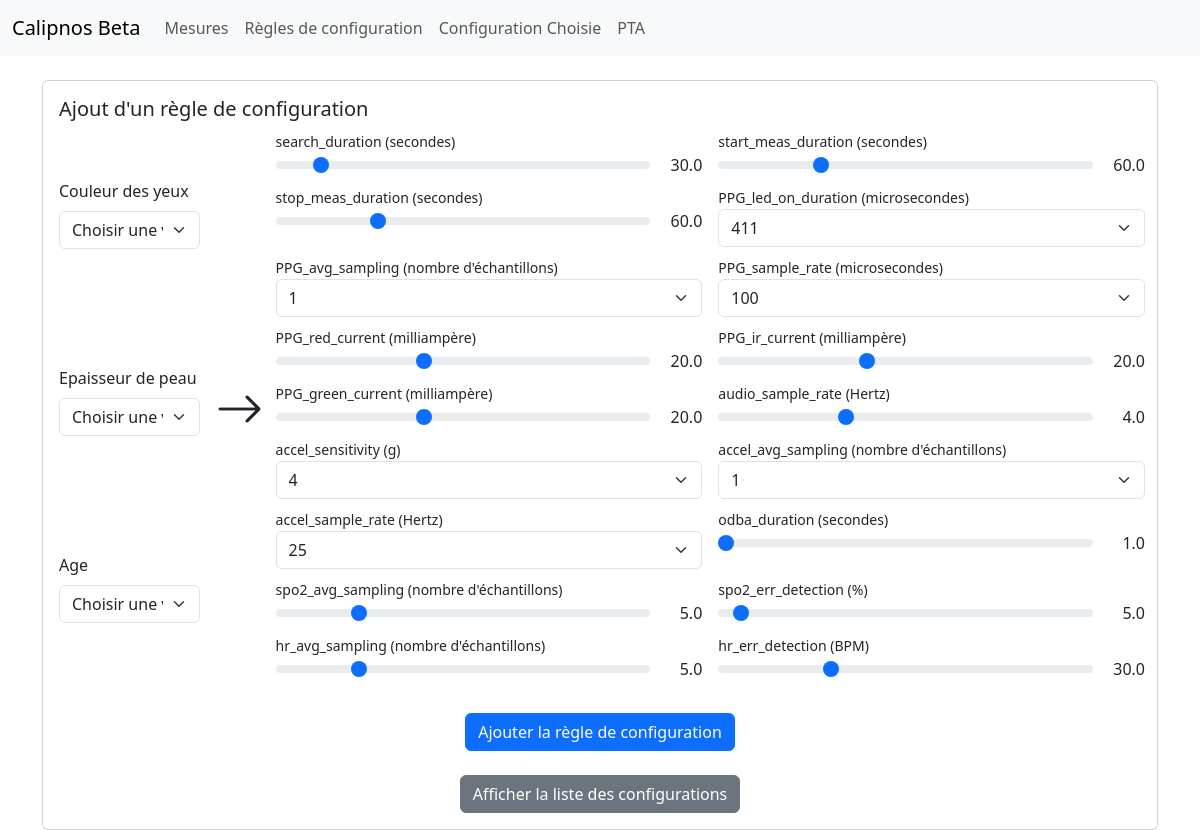
The page /client/config_rules/ on the database its author committed.
### client/models.py (models this page shows)
class DoctorConfigurationParameterName(models.Model):
    id = models.AutoField(primary_key=True)
    name = models.CharField(max_length=255)

class DeviceConfigurationParameterName(models.Model):
    id = models.AutoField(primary_key=True)
    name = models.CharField(max_length=255)
    range = models.JSONField()
    quantum = models.FloatField()
    default_value = models.FloatField()
    unit = models.CharField(max_length=255, blank=True, null=True)

### client/views/config_rules_view.py (the view)
# urls.py: path('client/config_rules/', client_views.config_rules, name='config_rules'),
def config_rules(request):
    doctor_params_with_values = db_manager.get_doctor_configurations()
    device_params_selection = db_manager.get_device_configurations_selection()
    return render(
        request,
        'client/config_rules.html',
        {
            'doctor_params_with_values': doctor_params_with_values,
            'device_params_selection': device_params_selection,
        }
    )

### client/db_utils/manager.py (called while the page is built)
def get_doctor_configurations():
        params_with_values = list()
        parameters = DoctorConfigurationParameterName.objects.all()
        for param in parameters:
            values = list(DoctorConfigurationParameterValue.objects.filter(param=param).values('id', 'value').distinct())
            params_with_values.append({
                'param': param,
                'values': values
            })
        return params_with_values

def get_device_configurations_selection():
    parameters = DeviceConfigurationParameterName.objects.all()
    return parameters

### templates/client/config_rules.html (shortened to what this page needs)
{% extends './base.html' %}
{% block content %}
<div class="card">
    <div class="card-body">
        <h5 class="card-title">Ajout d'un règle de configuration</h5>
        <form id="config-form">
            <div class="d-flex columns">
                <div class="d-flex row justify-content-center align-items-center">
                    {% for obj in doctor_params_with_values %}
                    <div class="mb-3">
                        <label for="param_{{ forloop.counter }}" class="form-label">{{ obj.param.name }}</label>
                        <select class="form-select" id="{{ obj.param.id }}" name="doctor_param_{{ obj.param.name }}">
                            <option selected disabled>Choisir une valeur pour {{ obj.param.name }}</option>
                        </select>
                    </div>
                    {% endfor %}
                </div>
                <div class="d-flex justify-content-center align-items-center mx-3">
                    <i class="bi bi-arrow-right" style="font-size:xxx-large"></i>
                </div>
                <div class="row">
                    {% for param in device_params_selection %}
                    <div class="col-md-6 mb-2 px-2">
                        <label for="param_{{ forloop.counter }}" class="form-label mb-0"><small>{{ param.name }} ({{param.unit}})</small></label>
                        {% if param.range.type == 'int' %}
                        <div class="d-flex align-items-center">
                            <input type="range" class="form-range"
                                id="{{ param.id }}"
                                name="device_param_{{ param.name }}"
                                min="{{ param.range.min }}"
                                max="{{ param.range.max }}"
                                value="{{ param.default_value }}"
                                step="{{ param.quantum }}"
                                oninput="updateRangeValue({{ forloop.counter }}, this.value)">
                            <span id="rangeValue_{{ forloop.counter }}" class="ms-2 range-value">{{ param.default_value }}</span>
                        </div>
                        {% elif param.range.type == 'selection' %}
                        <select class="form-select" id="{{ param.id }}" name="device_param_{{ param.name }}">
                            {% for value in param.range.values %}
                            <option value="{{ value }}" {% if value == param.default_value %}selected{% endif %}>{{ value }}</option>
                            {% endfor %}
                        </select>
                        {% else %}
                        <p>Type de paramètre non supporté : {{ param.range.type }}</p>
                        {% endif %}
                    </div>
                    {% endfor %}
                </div>
            </div>
            <div class="d-flex justify-content-center mt-4">
                <button type="submit" class="btn btn-primary">Ajouter la règle de configuration</button>
            </div>
        </form>
        <div class="d-flex justify-content-center mt-4">
            <button type="button" class="btn btn-secondary" data-bs-toggle="modal" data-bs-target="#configListModal">
                Afficher la liste des configurations
            </button>
        </div>
    </div>
</div>
{% endblock %}

### templates/client/base.html (shortened to what this page needs)
<!DOCTYPE html>
<html lang="en">
<head>
    <link href="https://cdn.jsdelivr.net/npm/bootstrap@5.3.3/dist/css/bootstrap.min.css" rel="stylesheet">
    <link rel="stylesheet" href="https://cdn.jsdelivr.net/npm/bootstrap-icons@1.3.0/font/bootstrap-icons.css">
</head>
<body onload="document.body.style.visibility=`visible`;">
    <nav class="navbar navbar-expand-lg navbar-light bg-light">
        <div class="container-fluid">
            <a class="navbar-brand" href="#">Calipnos Beta</a>
            <div class="collapse navbar-collapse" id="navbarNav">
                <ul class="navbar-nav">
                    <li class="nav-item">
                        <a class="nav-link" href="{% url 'measures' %}">Mesures</a>
                    </li>
                    <li class="nav-item">
                        <a class="nav-link" href="{% url 'config_rules' %}">Règles de configuration</a>
                    </li>
                    <li class="nav-item">
                        <a class="nav-link" href="{% url 'config' %}">Configuration Choisie</a>
                    </li>
                    <li class="nav-item">
                        <a class="nav-link" href="{% url 'pta' %}">PTA</a>
                    </li>
                </ul>
            </div>
        </div>
    </nav>
    <div class="container mt-4">
        {% block content %}{% endblock %}
    </div>
</body>
</html>

### templates/client/config_rules.html (style rules this page uses)
.range-value { display: inline-block; width: 50px; text-align: right; }

### rows shown on the page
DoctorConfigurationParameterName: param.name "Couleur des yeux"
DoctorConfigurationParameterName: param.name "Epaisseur de peau"
DoctorConfigurationParameterName: param.name "Age"
DeviceConfigurationParameterName: name "search_duration", unit "secondes", default_value "30", default_value "30.0"
DeviceConfigurationParameterName: name "start_meas_duration", unit "secondes", id "60", default_value "60.0"
DeviceConfigurationParameterName: name "stop_meas_duration", unit "secondes", default_value "60", default_value "60.0"
DeviceConfigurationParameterName: name "PPG_led_on_duration", unit "microsecondes", default_value+range+id "411"
DeviceConfigurationParameterName: name "PPG_avg_sampling", unit "nombre d'échantillons", default_value+range+id "1"
DeviceConfigurationParameterName: name "PPG_sample_rate", unit "microsecondes", default_value+range+id "100"
DeviceConfigurationParameterName: name "PPG_red_current", unit "milliampère", default_value "20", default_value "20.0"
DeviceConfigurationParameterName: name "PPG_ir_current", unit "milliampère", default_value "20", default_value "20.0"
DeviceConfigurationParameterName: name "PPG_green_current", unit "milliampère", default_value "20", default_value "20.0"
DeviceConfigurationParameterName: name "audio_sample_rate", unit "Hertz", default_value "4", default_value "4.0"
DeviceConfigurationParameterName: name "accel_sensitivity", unit "g", default_value+range+id "4"
DeviceConfigurationParameterName: name "accel_avg_sampling", unit "nombre d'échantillons", default_value+range+id "1"
DeviceConfigurationParameterName: name "accel_sample_rate", unit "Hertz", default_value+range+id "25"
DeviceConfigurationParameterName: name "odba_duration", unit "secondes", default_value "1", default_value "1.0"
DeviceConfigurationParameterName: name "spo2_avg_sampling", unit "nombre d'échantillons", default_value "5", default_value "5.0"
DeviceConfigurationParameterName: name "spo2_err_detection", unit "%", default_value "5", default_value "5.0"
DeviceConfigurationParameterName: name "hr_avg_sampling", unit "nombre d'échantillons", default_value "5", default_value "5.0"
DeviceConfigurationParameterName: name "hr_err_detection", unit "BPM", default_value "30", default_value "30.0"
